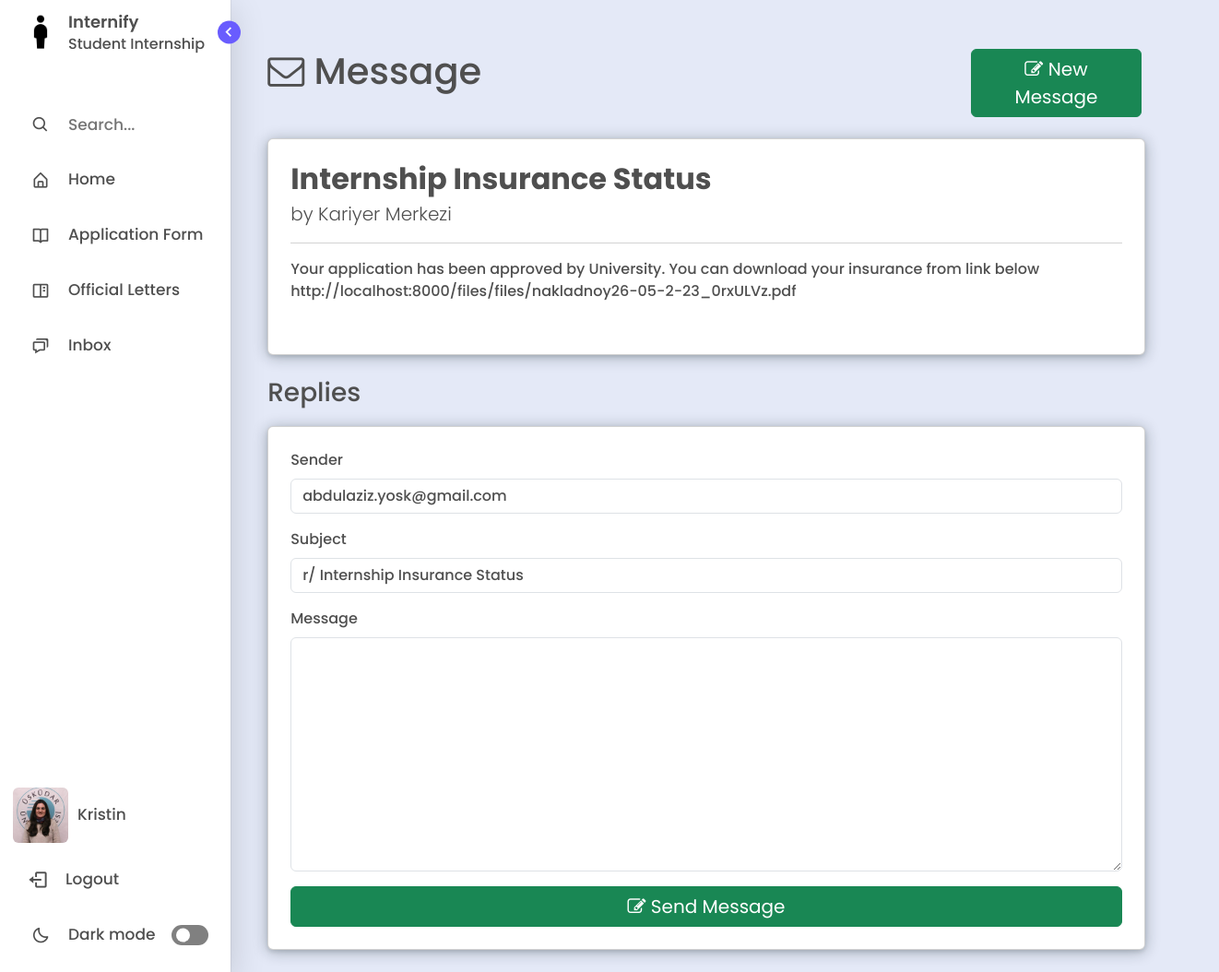
Screenshot of /inbox/message/16/ (signed in) with the database file from the repository.
### management/models.py (models this page shows, shortened)
class User(AbstractBaseUser, PermissionsMixin):
    GENDER_CHOICES = (
        ('M', 'Male'),
        ('F', 'Female'),
    )
    first_name = models.CharField(max_length=100)
    last_name = models.CharField(max_length=100)
    email = models.EmailField(unique=True)
    gender = models.CharField(max_length=1, choices=GENDER_CHOICES)
    photo = models.ImageField(upload_to='users', null=True, blank=True)
    last_login = models.DateTimeField(auto_now=True)
    is_active = models.BooleanField(default=True)
    is_staff = models.BooleanField(default=False)
    is_superuser = models.BooleanField(default=False)
    objects = CustomUserManager()
    USERNAME_FIELD = 'email'
    REQUIRED_FIELDS = ['first_name', 'last_name', 'gender',  'password']
    def get_full_name(self):
        return f'{self.first_name} {self.last_name}'

class BaseAbstractModel(models.Model):
    is_visible = models.BooleanField(default=True, verbose_name='Visibility')
    date_created = models.DateTimeField(auto_now_add=True)
    date_updated = models.DateTimeField(auto_now=True)
    class Meta:
        abstract = True

class Message(BaseAbstractModel):
    title = models.CharField(max_length=255)
    content = models.TextField()
    sender = models.ForeignKey(User, on_delete=CASCADE, related_name='sender')
    receiver = models.ForeignKey(User, on_delete=CASCADE, related_name='receiver')
    parent = models.ForeignKey('self', on_delete=SET_NULL, null=True, related_name='parentnode')
    def get_absolute_url(self):
        return reverse('message', args=[str(self.id)])

### management/views.py (the view, shortened to what this page needs)
# urls.py: path('inbox/message/<int:id>/', views.message, name = "message"),
def message(request, id):
	parent = Message.objects.get(pk=id)
	children = Message.objects.filter(parent=parent)
	context = {
		'email': parent
	}
	if len(children) > 0:
		context['children'] = children
	return render(request, "message.html", context)

### templates/message.html (shortened to what this page needs)
{% extends "layout.html" %}
{% load static %}
{% block content %}
<body>
    <div class="home offset-md-1" style="margin-top:4%;">
        <div class="row">
          <div class="col-md-5">
            <h1 class="title text"><i class="fa fa-envelope-o"></i> Message</h1>
          </div>
          <div class="col-md-5">
            <a href="{% url 'sendmessage' %}" class="btn btn-success btn-block" style="font-size: 20px; width:40%; float:right;"><i class='fa fa-pencil-square-o'></i> New Message</a>
          </div>
        </div>
        <div class="col-lg-10" style="margin-top:2%;">
            <div class="card p-4" style="box-shadow: rgba(14, 30, 37, 0.12) 0px 2px 4px 0px, rgba(14, 30, 37, 0.32) 0px 2px 16px 0px;">
                <header class = "text mb-3" style="text-align: start;">
                    <a><h2 class="fw-bolder mb-1">{{email.title}}</h2></a>
                    <p class ="lead">by {{email.sender.get_full_name}}</p>
                    <hr>
                    <p class="lead">
                        {{email.content|linebreaks}}
                    </p>
                </header>
            </div>
            <h3 class="mt-4 title text">Replies</h3>
            <div class="panel-body" style="margin-top:2%;">
                <form action="{{email.get_absolute_url}}" method="POST">
                    <div class="card p-4" style="box-shadow: rgba(14, 30, 37, 0.12) 0px 2px 4px 0px, rgba(14, 30, 37, 0.32) 0px 2px 16px 0px;">
                        <div class="text mb-3">
                            <label for="exampleFormControlInput1" class="form-label" style="font-weight: 500;">Sender</label>
                            <input class="form-control text" type="email" value="{{email.receiver.email}}" style="background-color: var(--primary-color-light);" name="email" readonly>
                        </div>
                        <div class="text mb-3">
                            <label for="exampleFormControlInput1" class="form-label" style="font-weight: 500;">Subject</label>
                            <input class="form-control text" type="text" value="r/ {{email.title}}" style="background-color: var(--primary-color-light);" name="title" readonly>
                        </div>
                        <div class="text mb-3">
                            <label for="exampleFormControlTextarea1" class="form-label" style="font-weight: 500;">Message</label>
                            <textarea class="form-control text" id="exampleFormControlTextarea1" style="background-color: var(--primary-color-light);" name="content" rows="10"></textarea>
                        </div>
                        <button class="btn btn-success btn-block" style="font-size: 20px; width: 100%;"><i class='fa fa-pencil-square-o'></i> Send Message</button>
                    </div>
                </form>
            </div>
            <br>
        </div>
    </div>
</body>
{% endblock content %}

### templates/includes/sidebar.html (shortened to what this page needs)
<!DOCTYPE html>
{% load static %}
<html lang="en">
<head>
    <link href='https://unpkg.com/boxicons@2.1.1/css/boxicons.min.css' rel='stylesheet'>
</head>
<body>
    <nav class="sidebar open">
        <header>
            <div class="image-text">
                <span class="image">
                    <a href="/home"><img id="my-image" src="{% static 'assets/img/logo.png' %}" alt=""></a>
                </span>
                <div class="text logo-text">
                    <a href="/home" style="text-decoration: none; color: var(--text-color);"><span class="name">Internify</span></a>
                    <span class="profession">Student Internship</span>
                </div>
            </div>
            <i class='bx bx-chevron-right toggle'></i>
        </header>
        <div class="menu-bar">
            <div class="menu">
				<li class="search-box">
                    <i class='bx bx-search icon'></i>
                    <input type="text" placeholder="Search...">
                </li>
                <li class="nav-link">
                    <a href="{% url 'index' %}">
                        <i class='bx bx-home-alt icon' ></i>
                        <span class="text nav-text">Home</span>
                    </a>
                </li>
                {% for group in request.user.groups.all %}
                    {% if group.name == 'Coordinator' %}
                        <li class = "nav-link">
                            <a href="/staff/application-form">
                                <i class='bx bx-book-open icon' ></i>
                                <span class="text nav-text">Application Form</span>
                            </a>
                        </li>
                        <li class = "nav-link">
                            <a href="{% url 'offletters' %}">
                                <i class='bx bx-book-content icon' ></i>
                                <span class="text nav-text">Official Letters</span>
                            </a>
                        </li>
                    {% endif %}
                {% endfor %}
                <li class="nav-link">
                    <a href="/inbox">
                        <i class='bx bx-chat icon' ></i>
                        <span class="text nav-text">Inbox</span>
                    </a>
                </li>
            </div>
            <div class="bottom-content">
                <li class="nav-link">
                    <a href="/profile">
                        <img src="
                                {% if request.user.photo%}
                                    {{ request.user.photo.url }}
                                {% elif request.user.gender == 'M' %}
                                    {% static 'assets/img/avatars/male_avatar.png' %}
                                {% else %}
                                    {% static 'assets/img/avatars/female_avatar.png' %}
                                {% endif %}
                                "
                                alt="user-avatar"
                            class="d-block rounded" height="60" width="60" id="uploadedAvatar" />
                        <span class="text nav-text" style="margin-left:10px;"> {{user.first_name}}</span>
                    </a>
                </li>
                <li class="nav-link">
                    <a href="/logout">
                        <i class='bx bx-log-out icon' style="font-size:23px; margin-left:-3px;"></i>
                        <span class="text nav-text">Logout</span>
                    </a>
                </li>
                <li class="mode">
                    <div class="sun-moon">
                        <i class='bx bx-moon icon moon'></i>
                    </div>
                    <span class="mode-text text">Dark mode</span>
                    <div class="toggle-switch">
                        <span class="switch"></span>
                    </div>
                </li>
            </div>
        </div>
    </nav>
</body>
</html>

### templates/includes/sidebar.html (style rules this page uses)
* { margin: 0; padding: 0; box-sizing: border-box; font-family: 'Poppins', sans-serif; }
:root { --body-color: #E4E9F7; --sidebar-color: #FFF; --primary-color: #695CFE; --primary-color-light: white; --purple-text-color: #696CFF; --toggle-color: gray; --text-color: #4f4f4f; --tran-03: all 0.2s ease; --tran-03: all 0.3s ease; --tran-04: all 0.3s ease; --tran-05: all 0.3s ease; }
body { min-height: 100vh; background-color: var(--body-color); transition: var(--tran-05); overflow-x: hidden; }
.sidebar { position: fixed; top: 0; left: 0; height: 100%; width: 250px; padding: 10px 14px; background: var(--sidebar-color); transition: var(--tran-05); z-index: 100; box-shadow: rgba(0, 0, 0, 0.16) 0px 10px 36px 0px, rgba(0, 0, 0, 0.06) 0px 0px 0px 1px; }
.sidebar li { height: 50px; list-style: none; display: flex; align-items: center; margin-top: 10px; }
.sidebar header .image, .sidebar .icon { min-width: 60px; border-radius: 6px; }
.sidebar .icon { min-width: 60px; border-radius: 6px; height: 100%; display: flex; align-items: center; justify-content: center; font-size: 20px; }
.sidebar .text, .sidebar .icon { color: var(--text-color); transition: var(--tran-03); }
.sidebar .text { font-size: 17px; font-weight: 500; white-space: nowrap; opacity: 1; }
.sidebar header { position: relative; }
.sidebar header .image-text { display: flex; align-items: center; }
.sidebar header .logo-text { display: flex; flex-direction: column; }
header .image-text .name { margin-top: 2px; font-size: 18px; font-weight: 600; }
header .image-text .profession { font-size: 16px; margin-top: -2px; display: block; }
.sidebar header .image { display: flex; align-items: center; justify-content: center; }
.sidebar header .image img { width: 40px; border-radius: 6px; }
.sidebar header .toggle { position: absolute; top: 50%; right: -25px; transform: translateY(-50%) rotate(180deg); height: 25px; width: 25px; background-color: var(--primary-color); color: var(--sidebar-color); border-radius: 50%; display: flex; align-items: center; justify-content: center; font-size: 22px; cursor: pointer; transition: var(--tran-05); }
.sidebar .menu { margin-top: 40px; }
.sidebar li.search-box { border-radius: 6px; background-color: var(--primary-color-light); cursor: pointer; transition: var(--tran-05); }
.sidebar li.search-box input { height: 100%; width: 100%; outline: none; border: none; background-color: var(--primary-color-light); color: var(--text-color); border-radius: 6px; font-size: 17px; font-weight: 500; transition: var(--tran-05); }
.sidebar li a { list-style: none; height: 100%; background-color: transparent; display: flex; align-items: center; height: 100%; width: 100%; border-radius: 6px; text-decoration: none; transition: var(--tran-03); }
.sidebar .menu-bar { height: calc(100% - 55px); display: flex; flex-direction: column; justify-content: space-between; overflow-y: scroll; }
.sidebar .menu-bar .mode { border-radius: 6px; background-color: var(--primary-color-light); position: relative; transition: var(--tran-05); }
.menu-bar .mode .sun-moon { height: 50px; width: 60px; }
.mode .sun-moon i { position: absolute; }
.bottom-content .nav-link { margin-top:20px; }
.menu-bar .bottom-content .toggle-switch { position: absolute; right: 0; height: 100%; min-width: 60px; display: flex; align-items: center; justify-content: center; border-radius: 6px; cursor: pointer; }
.toggle-switch .switch { position: relative; height: 22px; width: 40px; border-radius: 25px; background-color: var(--toggle-color); transition: var(--tran-05); }
.switch::before { content: ''; position: absolute; height: 15px; width: 15px; border-radius: 50%; top: 50%; left: 5px; transform: translateY(-50%); background-color: var(--sidebar-color); transition: var(--tran-04); }
.home { position: absolute; top: 0; top: 0; left: 180px; height: 100vh; width: calc(100% - 180px); background-color: var(--body-color); transition: var(--tran-05); }
.home .text { font-weight: 500; color: var(--text-color); }
.card { background-color: var(--primary-color-light); box-shadow: rgba(0, 0, 0, 0.15) 1.95px 1.95px 2.6px; }

### rows the page displays
User: photo (picture), first_name "Kristin"
Message: title "Internship Insurance Status", sender.get_full_name "Kariyer Merkezi", content "Your application has been approved by University. You can download your insurance from link below http://localhost:8000/files/files/nakladnoy26-05-2-23_0rxULVz.pdf", email "abdulaziz.yosk@gmail.com", title "r/ Internship Insurance Status"
